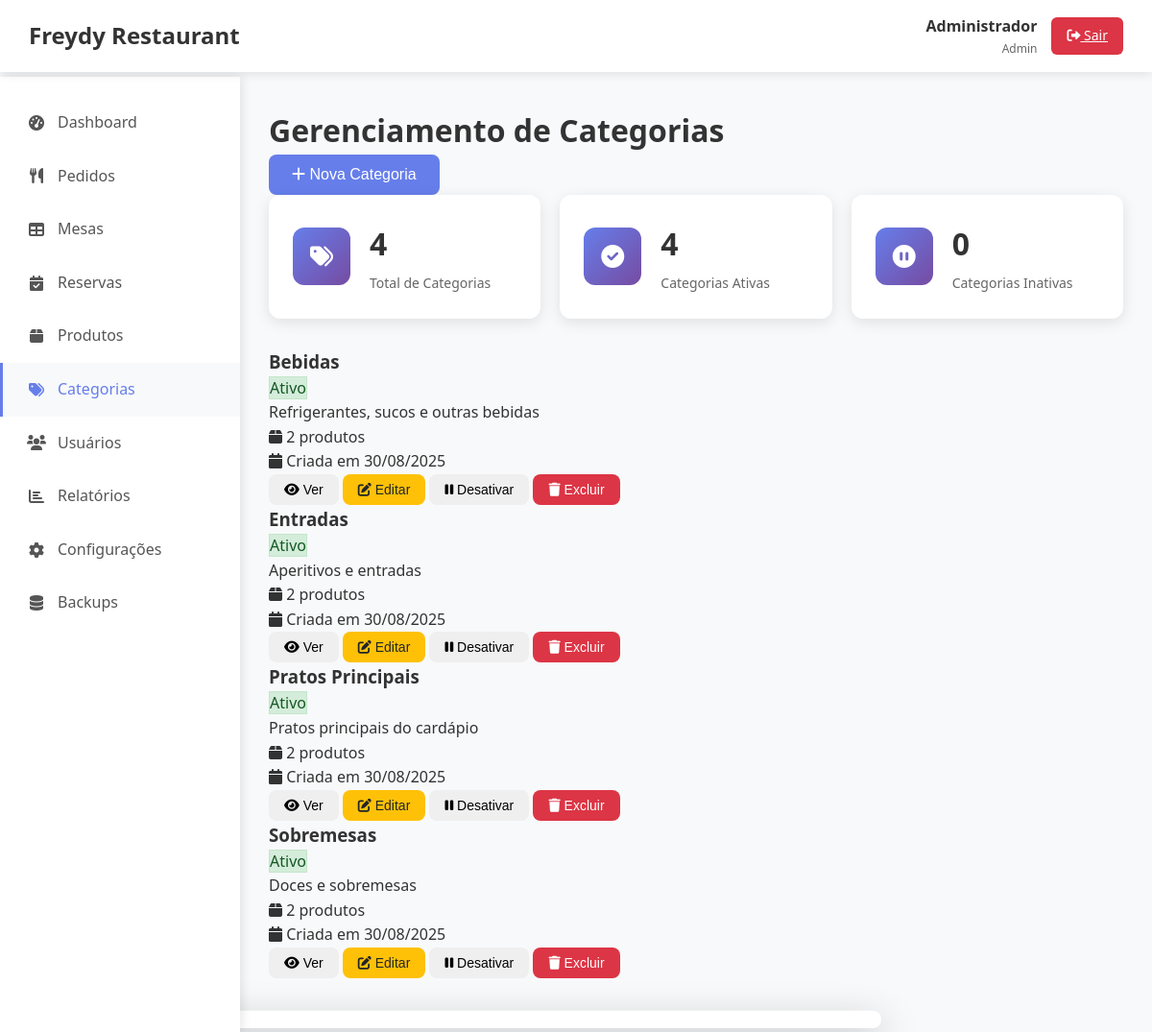
The page /categorias.php (signed in) on the database its author committed.
### tables this page shows
CREATE TABLE categorias (
    id INT AUTO_INCREMENT PRIMARY KEY,
    restaurante_id INT NOT NULL,
    nome VARCHAR(50) NOT NULL,
    descricao TEXT,
    status ENUM('ativo', 'inativo') DEFAULT 'ativo',
    data_cadastro TIMESTAMP DEFAULT CURRENT_TIMESTAMP,
    FOREIGN KEY (restaurante_id) REFERENCES restaurantes(id) ON DELETE CASCADE
);

### config/database.php (called while the page is built, shortened)
<?php
class Database {
    private static $instance = null;
    private $connection;
    private $host = 'localhost';
    private $dbname = 'freydy_restaurant_db';
    private $username = 'root';
    private $password = 'root';
    private $charset = 'utf8mb4';
    private function __construct() {
        try {
            $dsn = "mysql:host={$this->host};dbname={$this->dbname};charset={$this->charset}";
            $options = [
                PDO::ATTR_ERRMODE => PDO::ERRMODE_EXCEPTION,
                PDO::ATTR_DEFAULT_FETCH_MODE => PDO::FETCH_ASSOC,
                PDO::ATTR_EMULATE_PREPARES => false,
            ];
            $this->connection = new PDO($dsn, $this->username, $this->password, $options);
        } catch (PDOException $e) {
            throw new Exception("Erro na conexão com o banco de dados: " . $e->getMessage());
        }
    }
    public static function getInstance() {
        if (self::$instance === null) {
            self::$instance = new self();
        }
        return self::$instance;
    }
    public function query($sql, $params = []) {
        try {
            $stmt = $this->connection->prepare($sql);
            $stmt->execute($params);
            return $stmt;
        } catch (PDOException $e) {
            throw new Exception("Erro na execução da query: " . $e->getMessage());
        }
    }
    public function fetchAll($sql, $params = []) {
        return $this->query($sql, $params)->fetchAll();
    }
    public function fetch($sql, $params = []) {
        return $this->query($sql, $params)->fetch();
    }
}

### includes/auth.php (called while the page is built, shortened)
<?php
class Auth {
    public function estaLogado() {
        return isset($_SESSION['usuario_id']) && !empty($_SESSION['usuario_id']);
    }
    public function getUsuario() {
        return [
            'id' => $_SESSION['usuario_id'],
            'nome' => $_SESSION['usuario_nome'],
            'email' => $_SESSION['usuario_email'],
            'tipo' => $_SESSION['usuario_tipo'],
            'restaurante_id' => $_SESSION['restaurante_id'],
            'restaurante_nome' => $_SESSION['restaurante_nome']
        ];
    }
}
$auth = new Auth();

### models/Categoria.php (called while the page is built, shortened)
<?php
require_once __DIR__ . '/../config/database.php';
class Categoria {
    private $db;
    public function __construct() {
        $this->db = Database::getInstance();
    }
    public function listarPorRestaurante($restauranteId) {
        $sql = "SELECT * FROM categorias WHERE restaurante_id = ? ORDER BY nome ASC";
        return $this->db->fetchAll($sql, [$restauranteId]);
    }
}
?>

### models/Produto.php (called while the page is built, shortened)
<?php
require_once __DIR__ . '/../config/database.php';
class Produto {
    private $db;
    public function __construct() {
        $this->db = Database::getInstance();
    }
    public function contarPorCategoria($categoriaId) {
        $sql = "SELECT COUNT(*) as total FROM produtos WHERE categoria_id = ? AND status = 'ativo'";
        $resultado = $this->db->fetch($sql, [$categoriaId]);
        return $resultado['total'];
    }
}

### categorias.php (the view, shortened to what this page needs)
<?php
require_once 'includes/auth.php';
$auth->requerLogin();
$usuario = $auth->getUsuario();
require_once 'models/Categoria.php';
require_once 'models/Produto.php';
$categoriaModel = new Categoria();
$produtoModel = new Produto();
$categorias = $categoriaModel->listarPorRestaurante($usuario['restaurante_id']);
?>
<!DOCTYPE html>
<html lang="pt-BR">
<head>
    <link rel="stylesheet" href="assets/css/styles.css">
    <link rel="stylesheet" href="https://cdnjs.cloudflare.com/ajax/libs/font-awesome/6.0.0/css/all.min.css">
</head>
<body>
    <?php include 'includes/header.php'; ?>
    <div class="container">
        <?php include 'includes/sidebar.php'; ?>
        <main class="main-content">
            <div class="page-header">
                <h1>Gerenciamento de Categorias</h1>
                <button class="btn btn-primary" onclick="abrirModalNovaCategoria()">
                    <i class="fas fa-plus"></i> Nova Categoria
                </button>
            </div>
            <div class="stats-grid">
                <div class="stat-card">
                    <div class="stat-icon">
                        <i class="fas fa-tags"></i>
                    </div>
                    <div class="stat-content">
                        <h3><?php echo count($categorias); ?></h3>
                        <p>Total de Categorias</p>
                    </div>
                </div>
                <div class="stat-card">
                    <div class="stat-icon">
                        <i class="fas fa-check-circle"></i>
                    </div>
                    <div class="stat-content">
                        <h3><?php echo count(array_filter($categorias, function($c) { return $c['status'] == 'ativo'; })); ?></h3>
                        <p>Categorias Ativas</p>
                    </div>
                </div>
                <div class="stat-card">
                    <div class="stat-icon">
                        <i class="fas fa-pause-circle"></i>
                    </div>
                    <div class="stat-content">
                        <h3><?php echo count(array_filter($categorias, function($c) { return $c['status'] == 'inativo'; })); ?></h3>
                        <p>Categorias Inativas</p>
                    </div>
                </div>
            </div>
            <div class="categorias-grid">
                <?php if (empty($categorias)): ?>
                    <div class="empty-state">
                        <i class="fas fa-tags"></i>
                        <h3>Nenhuma categoria cadastrada</h3>
                        <p>Comece criando categorias para organizar seus produtos.</p>
                    </div>
                <?php else: ?>
                    <?php foreach ($categorias as $categoria): ?>
                        <div class="categoria-card status-<?php echo $categoria['status']; ?>">
                            <div class="categoria-header">
                                <h3><?php echo $categoria['nome']; ?></h3>
                                <span class="status-badge status-<?php echo $categoria['status']; ?>">
                                    <?php echo ucfirst($categoria['status']); ?>
                                </span>
                            </div>
                            <div class="categoria-info">
                                <p class="categoria-descricao"><?php echo $categoria['descricao'] ?: 'Sem descrição'; ?></p>
                                <p class="categoria-produtos">
                                    <i class="fas fa-box"></i>
                                    <?php
                                    $produtosCategoria = $produtoModel->contarPorCategoria($categoria['id']);
                                    echo $produtosCategoria . ' produto' . ($produtosCategoria != 1 ? 's' : '');
                                    ?>
                                </p>
                                <p class="categoria-data">
                                    <i class="fas fa-calendar"></i>
                                    Criada em <?php echo date('d/m/Y', strtotime($categoria['data_cadastro'])); ?>
                                </p>
                            </div>
                            <div class="categoria-actions">
                                <button class="btn btn-sm btn-info" onclick="verDetalhesCategoria(<?php echo $categoria['id']; ?>)">
                                    <i class="fas fa-eye"></i> Ver
                                </button>
                                <button class="btn btn-sm btn-warning" onclick="editarCategoria(<?php echo $categoria['id']; ?>)">
                                    <i class="fas fa-edit"></i> Editar
                                </button>
                                <?php if ($categoria['status'] == 'ativo'): ?>
                                    <button class="btn btn-sm btn-secondary" onclick="alterarStatusCategoria(<?php echo $categoria['id']; ?>, 'inativo')">
                                        <i class="fas fa-pause"></i> Desativar
                                    </button>
                                <?php else: ?>
                                    <button class="btn btn-sm btn-success" onclick="alterarStatusCategoria(<?php echo $categoria['id']; ?>, 'ativo')">
                                        <i class="fas fa-play"></i> Ativar
                                    </button>
                                <?php endif; ?>
                                <?php if ($produtosCategoria == 0): ?>
                                    <button class="btn btn-sm btn-danger" onclick="excluirCategoria(<?php echo $categoria['id']; ?>)">
                                        <i class="fas fa-trash"></i> Excluir
                                    </button>
                                <?php else: ?>
                                    <button class="btn btn-sm btn-danger" disabled title="Não é possível excluir categoria com produtos">
                                        <i class="fas fa-trash"></i> Excluir
                                    </button>
                                <?php endif; ?>
                            </div>
                        </div>
                    <?php endforeach; ?>
                <?php endif; ?>
            </div>
        </main>
    </div>
    <div id="modalCategoria" class="modal">
        <div class="modal-content">
            <span class="close">&times;</span>
        </div>
    </div>
</body>
</html>

### assets/css/styles.css (style rules this page uses)
* { margin: 0; padding: 0; box-sizing: border-box; }
body { font-family: 'Segoe UI', Tahoma, Geneva, Verdana, sans-serif; line-height: 1.6; color: #333; background-color: #f8f9fa; }
.btn { display: inline-block; padding: 12px 24px; border: none; border-radius: 8px; font-size: 16px; font-weight: 500; text-decoration: none; cursor: pointer; transition: all 0.3s ease; text-align: center; }
.btn-primary { background-color: #667eea; color: white; }
.btn-warning { background-color: #ffc107; color: #212529; }
.btn-danger { background-color: #dc3545; color: white; }
.btn-sm { padding: 8px 16px; font-size: 14px; }
.container { display: flex; min-height: 100vh; }
.main-content { flex: 1; margin-left: 250px; margin-top: 80px; padding: 30px; }
.stats-grid { display: grid; grid-template-columns: repeat(auto-fit, minmax(250px, 1fr)); gap: 20px; margin-bottom: 30px; }
.stat-card { background: white; border-radius: 12px; padding: 25px; box-shadow: 0 4px 15px rgba(0, 0, 0, 0.1); display: flex; align-items: center; transition: transform 0.3s ease; }
.stat-icon { background: linear-gradient(135deg, #667eea, #764ba2); color: white; width: 60px; height: 60px; border-radius: 12px; display: flex; align-items: center; justify-content: center; font-size: 24px; margin-right: 20px; }
.stat-content h3 { font-size: 2rem; font-weight: 700; color: #333; margin-bottom: 5px; }
.stat-content p { color: #666; font-size: 14px; margin: 0; }
.stat-card, .section-card { animation: fadeIn 0.6s ease-out; }
.modal-content { background: white; border-radius: 12px; box-shadow: 0 20px 60px rgba(0, 0, 0, 0.3); max-width: 90%; max-height: 90%; overflow: hidden; transform: scale(0.7); transition: transform 0.3s ease; }
.status-badge.status-ativo { background: #d4edda; color: #155724; border: 1px solid #c3e6cb; }

### rows shown on the page
categorias: nome "Bebidas", status "Ativo", descricao "Refrigerantes, sucos e outras bebidas", produtosCategoria "2", data_cadastro "30/08/2025", shows "Excluir"
categorias: nome "Entradas", status "Ativo", descricao "Aperitivos e entradas", produtosCategoria "2", data_cadastro "30/08/2025", shows "Excluir"
categorias: nome "Pratos Principais", status "Ativo", descricao "Pratos principais do cardápio", id "2", data_cadastro "30/08/2025", shows "Excluir"
categorias: nome "Sobremesas", status "Ativo", descricao "Doces e sobremesas", produtosCategoria "2", data_cadastro "30/08/2025", shows "Excluir"

### other values the page prints
$usuario['nome'] "Administrador"
$usuario['tipo'] "Admin"
count($categorias) "4"
